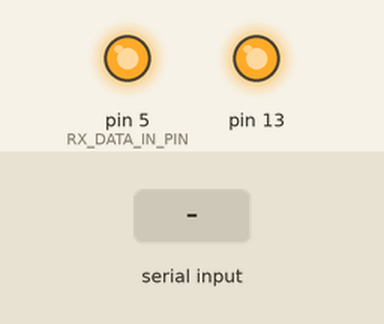
Bench run of a sketch on a simulated Arduino Uno, built with avr-gcc and run on an emulated ATmega328P. On the bench: output pins drawn as LEDs (lit = HIGH). The test bench sets the inputs (shaded band). Pins used as bus, display or sensor lines are not drawn; what the sketch prints to the serial monitor is not drawn.

Above: at 2.2 s.
2.3 s: byte 30 received over Serial
At 3.8 s:
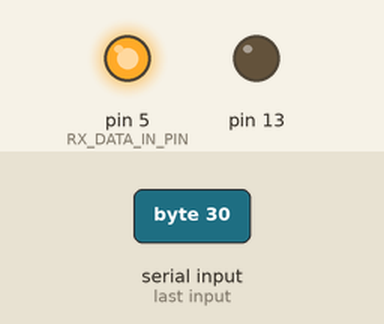
Timing chart, 0 to 5.5 s (numbered marks = the images above; inputs shaded):
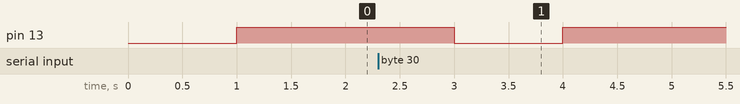

The sketch:

SoftwareSerial2PLNs.ino
```cpp
#define send_string "Hello"

#define SERIAL_TX_PIN   1
#define SERIAL_RX_PIN   0
#define RX_DATA_IN_PIN  5
#define TX_DATA_OUT_PIN 6

void setup()
{
  // configure in/out modes
  pinMode(RX_DATA_IN_PIN, OUTPUT);
  pinMode(TX_DATA_OUT_PIN, INPUT);
  pinMode(SERIAL_TX_PIN, OUTPUT);
  pinMode(13, OUTPUT);

  // remove both PLNs from dummy state
  digitalWrite(SERIAL_TX_PIN, HIGH);
  digitalWrite(RX_DATA_IN_PIN, HIGH);
  delay(1000); // delay 1 second

  // begin serial transmitting to PLN
  Serial.begin(600);
}

void loop() // run over and over
{
  char inByte;
  const char sendByte = 0xFF;

  if(Serial.available()) {
    inByte = Serial.read();

//    Serial.println("Received byte: ");
//    Serial.println(inByte);

    digitalWrite(13, LOW);
  } else {
    Serial.write(sendByte);
    digitalWrite(13, HIGH);
  }

  delay(1000);
}
```

Measured:
- after the input at 2.3 s, pin 13: HIGH → LOW after 0.70 s, → HIGH 1.0 s later
